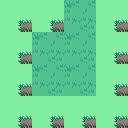

The image is a tile-based game level rendered from a .tmx file. Its description and complete source (layers, tilesets, objects, tile grids) follow:
An orthogonal 4x4 tile map with 32x32 px tiles, 1 tile layer (Слой с плочки 1).

<map version="1.0" orientation="orthogonal" renderorder="left-down" width="4" height="4" tilewidth="32" tileheight="32" nextobjectid="1">
 <tileset firstgid="1" name="tilesheet1" tilewidth="32" tileheight="32" tilecount="72">
  <image source="tilesheet1.png" width="384" height="192" />
 </tileset>
 <layer name="Слой с плочки 1" width="4" height="4">
  <data encoding="csv">
1,1,14,1,
1,14,14,1,
1,14,14,1,
1,1,1,1
</data>
 </layer>
</map>
